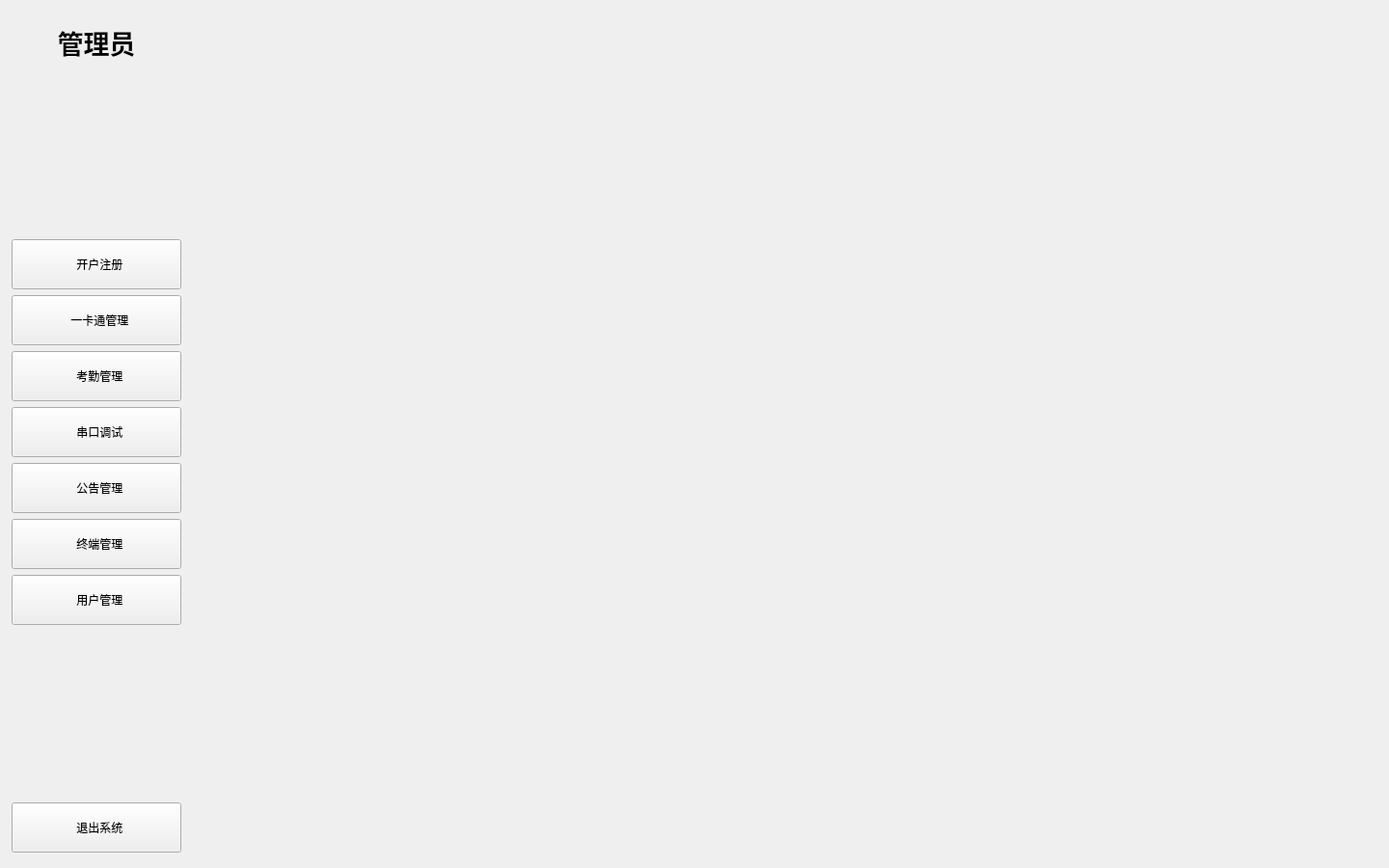
<?xml version="1.0" encoding="UTF-8"?>
<ui version="4.0">
 <class>Gmwidget</class>
 <widget class="QWidget" name="Gmwidget">
  <property name="geometry">
   <rect>
    <x>0</x>
    <y>0</y>
    <width>1440</width>
    <height>900</height>
   </rect>
  </property>
  <property name="minimumSize">
   <size>
    <width>1200</width>
    <height>760</height>
   </size>
  </property>
  <property name="windowTitle">
   <string>管理员控制台 - 凌枢云台</string>
  </property>
  <layout class="QHBoxLayout" name="horizontalLayout_6">
   <property name="spacing">
    <number>0</number>
   </property>
   <property name="leftMargin">
    <number>0</number>
   </property>
   <property name="topMargin">
    <number>0</number>
   </property>
   <property name="rightMargin">
    <number>0</number>
   </property>
   <property name="bottomMargin">
    <number>0</number>
   </property>
   <item>
    <widget class="QWidget" name="leftWidget" native="true">
     <property name="minimumSize">
      <size>
       <width>200</width>
       <height>0</height>
      </size>
     </property>
     <property name="maximumSize">
      <size>
       <width>220</width>
       <height>16777215</height>
      </size>
     </property>
     <layout class="QVBoxLayout" name="verticalLayout">
      <property name="leftMargin">
       <number>12</number>
      </property>
      <property name="topMargin">
       <number>24</number>
      </property>
      <property name="rightMargin">
       <number>12</number>
      </property>
      <property name="bottomMargin">
       <number>16</number>
      </property>
      <item>
       <widget class="QLabel" name="label">
        <property name="text">
         <string>&lt;html&gt;&lt;head/&gt;&lt;body&gt;&lt;p&gt;&lt;span style=&quot; font-size:20pt; font-weight:700;&quot;&gt;管理员&lt;/span&gt;&lt;/p&gt;&lt;/body&gt;&lt;/html&gt;</string>
        </property>
        <property name="alignment">
         <set>Qt::AlignCenter</set>
        </property>
       </widget>
      </item>
      <item>
       <spacer name="titleSpacer">
        <property name="orientation">
         <enum>Qt::Vertical</enum>
        </property>
        <property name="sizeHint" stdset="0">
         <size>
          <width>20</width>
          <height>20</height>
         </size>
        </property>
       </spacer>
      </item>
      <item>
       <widget class="QPushButton" name="registeAccountBtn">
        <property name="minimumSize">
         <size>
          <width>0</width>
          <height>52</height>
         </size>
        </property>
        <property name="text">
         <string>  开户注册</string>
        </property>
       </widget>
      </item>
      <item>
       <widget class="QPushButton" name="allinoneBtn">
        <property name="minimumSize">
         <size>
          <width>0</width>
          <height>52</height>
         </size>
        </property>
        <property name="text">
         <string>  一卡通管理</string>
        </property>
       </widget>
      </item>
      <item>
       <widget class="QPushButton" name="attendanceBtn">
        <property name="minimumSize">
         <size>
          <width>0</width>
          <height>52</height>
         </size>
        </property>
        <property name="text">
         <string>  考勤管理</string>
        </property>
       </widget>
      </item>
      <item>
       <widget class="QPushButton" name="serialPortConfigurationBtn">
        <property name="minimumSize">
         <size>
          <width>0</width>
          <height>52</height>
         </size>
        </property>
        <property name="text">
         <string>  串口调试</string>
        </property>
       </widget>
      </item>
      <item>
       <widget class="QPushButton" name="noticeBtn">
        <property name="minimumSize">
         <size>
          <width>0</width>
          <height>52</height>
         </size>
        </property>
        <property name="text">
         <string>  公告管理</string>
        </property>
       </widget>
      </item>
      <item>
       <widget class="QPushButton" name="terminalBtn">
        <property name="minimumSize">
         <size>
          <width>0</width>
          <height>52</height>
         </size>
        </property>
        <property name="text">
         <string>  终端管理</string>
        </property>
       </widget>
      </item>
      <item>
       <widget class="QPushButton" name="userManageBtn">
        <property name="minimumSize">
         <size>
          <width>0</width>
          <height>52</height>
         </size>
        </property>
        <property name="text">
         <string>  用户管理</string>
        </property>
       </widget>
      </item>
      <item>
       <spacer name="verticalSpacer">
        <property name="orientation">
         <enum>Qt::Vertical</enum>
        </property>
        <property name="sizeHint" stdset="0">
         <size>
          <width>20</width>
          <height>40</height>
         </size>
        </property>
       </spacer>
      </item>
      <item>
       <widget class="QPushButton" name="logoutBtn">
        <property name="minimumSize">
         <size>
          <width>0</width>
          <height>52</height>
         </size>
        </property>
        <property name="text">
         <string>  退出系统</string>
        </property>
       </widget>
      </item>
     </layout>
    </widget>
   </item>
   <item>
    <widget class="QStackedWidget" name="stackedWidget">
     <property name="sizePolicy">
      <sizepolicy hsizetype="Expanding" vsizetype="Expanding">
       <horstretch>0</horstretch>
       <verstretch>0</verstretch>
      </sizepolicy>
     </property>
     <property name="frameShape">
      <enum>QFrame::NoFrame</enum>
     </property>
     <property name="currentIndex">
      <number>6</number>
     </property>
     <widget class="QWidget" name="page">
      <layout class="QVBoxLayout" name="pageOuterLayout">
       <property name="leftMargin">
        <number>60</number>
       </property>
       <property name="topMargin">
        <number>50</number>
       </property>
       <property name="rightMargin">
        <number>60</number>
       </property>
       <property name="bottomMargin">
        <number>50</number>
       </property>
       <item>
        <widget class="QLabel" name="pageTitleLabel">
         <property name="text">
          <string>开户注册</string>
         </property>
        </widget>
       </item>
       <item>
        <widget class="QLabel" name="pageSubtitleLabel">
         <property name="text">
          <string>填写用户信息完成注册并开通一卡通功能</string>
         </property>
        </widget>
       </item>
       <item>
        <layout class="QHBoxLayout" name="formOuterRow">
         <item>
          <widget class="QWidget" name="formCardWidget" native="true">
           <layout class="QVBoxLayout" name="formLayout">
            <property name="spacing">
             <number>18</number>
            </property>
            <property name="leftMargin">
             <number>60</number>
            </property>
            <property name="topMargin">
             <number>40</number>
            </property>
            <property name="rightMargin">
             <number>60</number>
            </property>
            <property name="bottomMargin">
             <number>40</number>
            </property>
            <item>
             <layout class="QHBoxLayout" name="horizontalLayout">
              <property name="spacing">
               <number>15</number>
              </property>
              <item>
               <widget class="QLabel" name="userName">
                <property name="minimumSize">
                 <size>
                  <width>90</width>
                  <height>0</height>
                 </size>
                </property>
                <property name="text">
                 <string>用户名：</string>
                </property>
                <property name="alignment">
                 <set>Qt::AlignRight|Qt::AlignTrailing|Qt::AlignVCenter</set>
                </property>
               </widget>
              </item>
              <item>
               <widget class="QLineEdit" name="userNameLineEdit">
                <property name="minimumSize">
                 <size>
                  <width>0</width>
                  <height>40</height>
                 </size>
                </property>
                <property name="placeholderText">
                 <string>请输入用户名</string>
                </property>
               </widget>
              </item>
             </layout>
            </item>
            <item>
             <layout class="QHBoxLayout" name="horizontalLayout_2">
              <property name="spacing">
               <number>15</number>
              </property>
              <item>
               <widget class="QLabel" name="pwd">
                <property name="minimumSize">
                 <size>
                  <width>90</width>
                  <height>0</height>
                 </size>
                </property>
                <property name="text">
                 <string>密  码：</string>
                </property>
                <property name="alignment">
                 <set>Qt::AlignRight|Qt::AlignTrailing|Qt::AlignVCenter</set>
                </property>
               </widget>
              </item>
              <item>
               <widget class="QLineEdit" name="userpwdLineEdit">
                <property name="minimumSize">
                 <size>
                  <width>0</width>
                  <height>40</height>
                 </size>
                </property>
                <property name="echoMode">
                 <enum>QLineEdit::Password</enum>
                </property>
                <property name="placeholderText">
                 <string>请设置登录密码</string>
                </property>
               </widget>
              </item>
             </layout>
            </item>
            <item>
             <layout class="QHBoxLayout" name="horizontalLayout_3">
              <property name="spacing">
               <number>15</number>
              </property>
              <item>
               <widget class="QLabel" name="label_2">
                <property name="minimumSize">
                 <size>
                  <width>90</width>
                  <height>0</height>
                 </size>
                </property>
                <property name="text">
                 <string>年  龄：</string>
                </property>
                <property name="alignment">
                 <set>Qt::AlignRight|Qt::AlignTrailing|Qt::AlignVCenter</set>
                </property>
               </widget>
              </item>
              <item>
               <widget class="QLineEdit" name="userAgeLineEdit">
                <property name="minimumSize">
                 <size>
                  <width>0</width>
                  <height>40</height>
                 </size>
                </property>
                <property name="placeholderText">
                 <string>请输入年龄（0-100）</string>
                </property>
               </widget>
              </item>
             </layout>
            </item>
            <item>
             <layout class="QHBoxLayout" name="horizontalLayout_4">
              <property name="spacing">
               <number>15</number>
              </property>
              <item>
               <widget class="QLabel" name="label_6">
                <property name="minimumSize">
                 <size>
                  <width>90</width>
                  <height>0</height>
                 </size>
                </property>
                <property name="text">
                 <string>卡  号：</string>
                </property>
                <property name="alignment">
                 <set>Qt::AlignRight|Qt::AlignTrailing|Qt::AlignVCenter</set>
                </property>
               </widget>
              </item>
              <item>
               <widget class="QLineEdit" name="userCardLineEdit">
                <property name="minimumSize">
                 <size>
                  <width>0</width>
                  <height>40</height>
                 </size>
                </property>
                <property name="placeholderText">
                 <string>手动输入或点击右侧链接刷卡获取</string>
                </property>
               </widget>
              </item>
              <item>
               <widget class="QLabel" name="scanHintLabel">
                <property name="text">
                 <string>&lt;a href=&quot;#&quot; style=&quot;color:#3498db;text-decoration:none;&quot;&gt;刷卡获取&lt;/a&gt;</string>
                </property>
                <property name="alignment">
                 <set>Qt::AlignCenter</set>
                </property>
                <property name="openExternalLinks">
                 <bool>false</bool>
                </property>
               </widget>
              </item>
             </layout>
            </item>
            <item>
             <layout class="QHBoxLayout" name="horizontalLayout_5">
              <property name="spacing">
               <number>15</number>
              </property>
              <item>
               <widget class="QLabel" name="label_7">
                <property name="minimumSize">
                 <size>
                  <width>90</width>
                  <height>0</height>
                 </size>
                </property>
                <property name="text">
                 <string>性  别：</string>
                </property>
                <property name="alignment">
                 <set>Qt::AlignRight|Qt::AlignTrailing|Qt::AlignVCenter</set>
                </property>
               </widget>
              </item>
              <item>
               <widget class="QRadioButton" name="maleRadioButton">
                <property name="minimumSize">
                 <size>
                  <width>70</width>
                  <height>40</height>
                 </size>
                </property>
                <property name="text">
                 <string>男</string>
                </property>
               </widget>
              </item>
              <item>
               <widget class="QRadioButton" name="femaleRadioButton">
                <property name="minimumSize">
                 <size>
                  <width>70</width>
                  <height>40</height>
                 </size>
                </property>
                <property name="text">
                 <string>女</string>
                </property>
               </widget>
              </item>
              <item>
               <spacer name="genderSpacer">
                <property name="orientation">
                 <enum>Qt::Horizontal</enum>
                </property>
                <property name="sizeHint" stdset="0">
                 <size>
                  <width>40</width>
                  <height>20</height>
                 </size>
                </property>
               </spacer>
              </item>
             </layout>
            </item>
            <item>
             <spacer name="beforeBtnSpacer">
              <property name="orientation">
               <enum>Qt::Vertical</enum>
              </property>
              <property name="sizeHint" stdset="0">
               <size>
                <width>20</width>
                <height>20</height>
               </size>
              </property>
             </spacer>
            </item>
            <item>
             <layout class="QHBoxLayout" name="registerBtnRow">
              <item>
               <spacer name="btnLeftSpacer">
                <property name="orientation">
                 <enum>Qt::Horizontal</enum>
                </property>
                <property name="sizeHint" stdset="0">
                 <size>
                  <width>40</width>
                  <height>20</height>
                 </size>
                </property>
               </spacer>
              </item>
              <item>
               <widget class="QPushButton" name="registerBtn">
                <property name="minimumSize">
                 <size>
                  <width>220</width>
                  <height>52</height>
                 </size>
                </property>
                <property name="text">
                 <string>立即注册</string>
                </property>
               </widget>
              </item>
              <item>
               <spacer name="btnRightSpacer">
                <property name="orientation">
                 <enum>Qt::Horizontal</enum>
                </property>
                <property name="sizeHint" stdset="0">
                 <size>
                  <width>40</width>
                  <height>20</height>
                 </size>
                </property>
               </spacer>
              </item>
             </layout>
            </item>
           </layout>
          </widget>
         </item>
         <item>
          <spacer name="formRightSpacer">
           <property name="orientation">
            <enum>Qt::Horizontal</enum>
           </property>
           <property name="sizeHint" stdset="0">
            <size>
             <width>40</width>
             <height>20</height>
            </size>
           </property>
          </spacer>
         </item>
        </layout>
       </item>
       <item>
        <spacer name="bottomSpacer">
         <property name="orientation">
          <enum>Qt::Vertical</enum>
         </property>
         <property name="sizeHint" stdset="0">
          <size>
           <width>20</width>
           <height>40</height>
          </size>
         </property>
        </spacer>
       </item>
      </layout>
     </widget>
     <widget class="GmCardWidget" name="page_2"/>
     <widget class="AttendanceWidget" name="page_3"/>
     <widget class="SerialWidget" name="page_4"/>
     <widget class="noticeGm" name="page_5"/>
     <widget class="TerminalManagement" name="page_6"/>
     <widget class="userManagement" name="page_7"/>
    </widget>
   </item>
  </layout>
 </widget>
 <customwidgets>
  <customwidget>
   <class>SerialWidget</class>
   <extends>QWidget</extends>
   <header>serialwidget.h</header>
   <container>1</container>
  </customwidget>
  <customwidget>
   <class>noticeGm</class>
   <extends>QWidget</extends>
   <header>noticegm.h</header>
   <container>1</container>
  </customwidget>
  <customwidget>
   <class>AttendanceWidget</class>
   <extends>QWidget</extends>
   <header>attendancewidget.h</header>
   <container>1</container>
  </customwidget>
  <customwidget>
   <class>GmCardWidget</class>
   <extends>QWidget</extends>
   <header>gmcardwidget.h</header>
   <container>1</container>
  </customwidget>
  <customwidget>
   <class>TerminalManagement</class>
   <extends>QWidget</extends>
   <header>terminalmanagement.h</header>
   <container>1</container>
  </customwidget>
  <customwidget>
   <class>userManagement</class>
   <extends>QWidget</extends>
   <header>usermanagement.h</header>
   <container>1</container>
  </customwidget>
 </customwidgets>
 <resources/>
 <connections/>
</ui>
